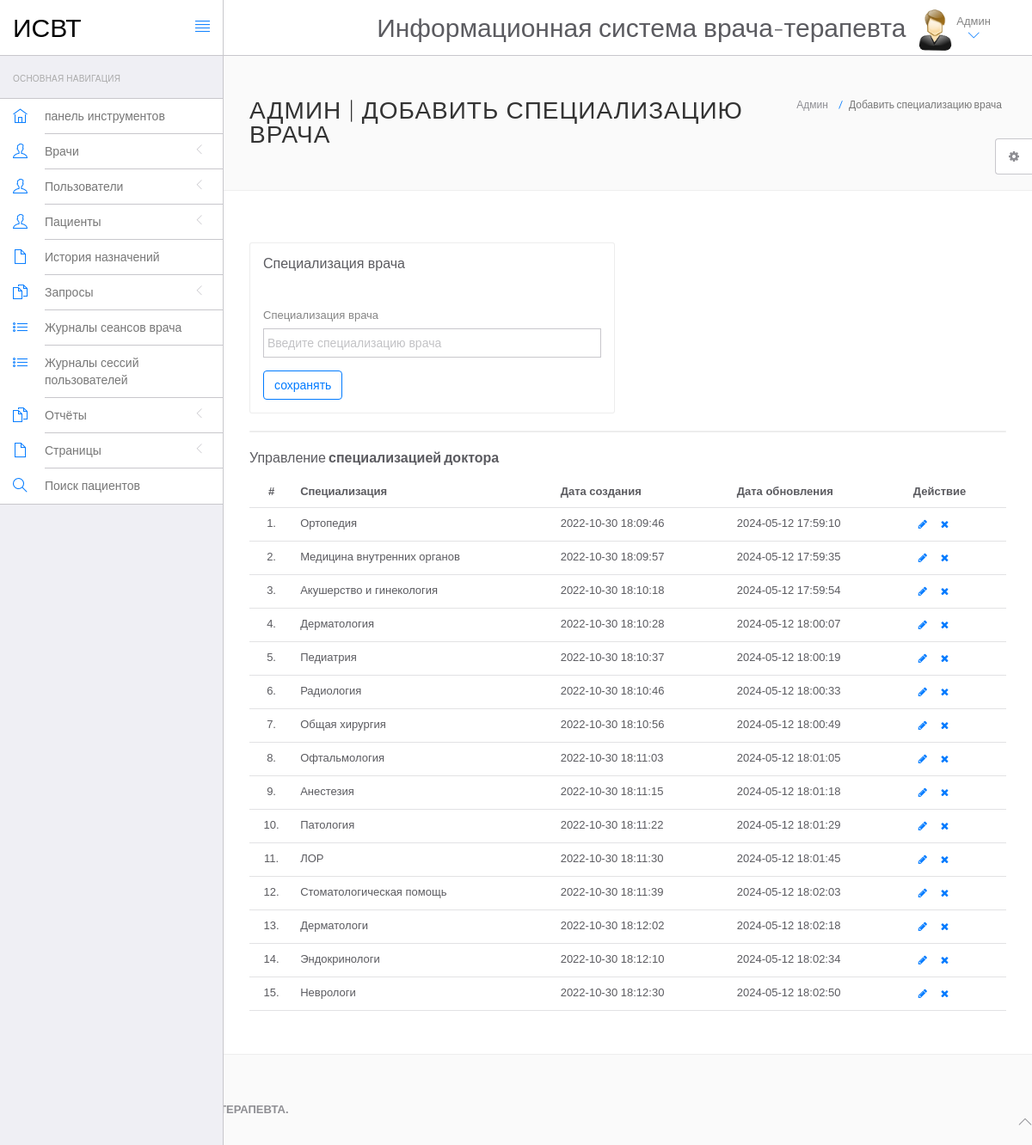
Page /hms/admin/doctor-specilization.php (signed in) on the committed database.
### tables this page shows
CREATE TABLE `doctorspecilization` (
  `id` int(11) NOT NULL,
  `specilization` varchar(255) DEFAULT NULL,
  `creationDate` timestamp NULL DEFAULT current_timestamp(),
  `updationDate` timestamp NULL DEFAULT NULL ON UPDATE current_timestamp()
);

### hms/admin/doctor-specilization.php (the view, shortened to what this page needs)
<?php
include('include/config.php');
if(strlen($_SESSION['id']==0)) {
 header('location:logout.php');
  } else{
?>
<!DOCTYPE html>
<html lang="en">
	<head>
		<link rel="stylesheet" href="vendor/bootstrap/css/bootstrap.min.css">
		<link rel="stylesheet" href="vendor/fontawesome/css/font-awesome.min.css">
		<link rel="stylesheet" href="vendor/themify-icons/themify-icons.min.css">
		<link href="vendor/animate.css/animate.min.css" rel="stylesheet" media="screen">
		<link href="vendor/perfect-scrollbar/perfect-scrollbar.min.css" rel="stylesheet" media="screen">
		<link href="vendor/switchery/switchery.min.css" rel="stylesheet" media="screen">
		<link href="vendor/bootstrap-touchspin/jquery.bootstrap-touchspin.min.css" rel="stylesheet" media="screen">
		<link href="vendor/select2/select2.min.css" rel="stylesheet" media="screen">
		<link href="vendor/bootstrap-datepicker/bootstrap-datepicker3.standalone.min.css" rel="stylesheet" media="screen">
		<link href="vendor/bootstrap-timepicker/bootstrap-timepicker.min.css" rel="stylesheet" media="screen">
		<link rel="stylesheet" href="assets/css/styles.css">
		<link rel="stylesheet" href="assets/css/plugins.css">
		<link rel="stylesheet" href="assets/css/themes/theme-1.css" id="skin_color" />
	</head>
	<body>
		<div id="app">
<?php include('include/sidebar.php');?>
			<div class="app-content">
						<?php include('include/header.php');?>
				<div class="main-content" >
					<div class="wrap-content container" id="container">
						<section id="page-title">
							<div class="row">
								<div class="col-sm-8">
									<h1 class="mainTitle">Админ | Добавить специализацию врача</h1>
																	</div>
								<ol class="breadcrumb">
									<li>
										<span>Админ</span>
									</li>
									<li class="active">
										<span>Добавить специализацию врача</span>
									</li>
								</ol>
							</div>
						</section>
						<div class="container-fluid container-fullw bg-white">
							<div class="row">
								<div class="col-md-12">
									<div class="row margin-top-30">
										<div class="col-lg-6 col-md-12">
											<div class="panel panel-white">
												<div class="panel-heading">
													<h5 class="panel-title">Специализация врача</h5>
												</div>
												<div class="panel-body">
													<form role="form" name="dcotorspcl" method="post" >
														<div class="form-group">
															<label for="exampleInputEmail1">
																Специализация врача
															</label>
							<input type="text" name="doctorspecilization" class="form-control"  placeholder="Введите специализацию врача">
														</div>
														<button type="submit" name="submit" class="btn btn-o btn-primary">
															сохранять
														</button>
													</form>
												</div>
											</div>
										</div>
											</div>
										</div>
									<div class="col-lg-12 col-md-12">
											<div class="panel panel-white">
											</div>
										</div>
									</div>
									<div class="row">
								<div class="col-md-12">
									<h5 class="over-title margin-bottom-15">Управление <span class="text-bold">специализацией доктора</span></h5>
									<table class="table table-hover" id="sample-table-1">
										<thead>
											<tr>
												<th class="center">#</th>
												<th>Специализация</th>
												<th class="hidden-xs">Дата создания</th>
												<th>Дата обновления</th>
												<th>Действие</th>
											</tr>
										</thead>
										<tbody>
<?php
$sql=mysqli_query($con,"select * from `doctorspecilization`");
$cnt=1;
while($row=mysqli_fetch_array($sql))
{
?>
											<tr>
												<td class="center"><?php echo $cnt;?>.</td>
												<td class="hidden-xs"><?php echo $row['specilization'];?></td>
												<td><?php echo $row['creationDate'];?></td>
												<td><?php echo $row['updationDate'];?>
												</td>
												<td >
												<div class="visible-md visible-lg hidden-sm hidden-xs">
							<a href="edit-doctor-specialization.php?id=<?php echo $row['id'];?>" class="btn btn-transparent btn-xs" tooltip-placement="top" tooltip="Edit"><i class="fa fa-pencil"></i></a>
	<a href="doctor-specilization.php?id=<?php echo $row['id']?>&del=delete" onClick="return confirm('Are you sure you want to delete?')"class="btn btn-transparent btn-xs tooltips" tooltip-placement="top" tooltip="Remove"><i class="fa fa-times fa fa-white"></i></a>
												</div>
												</td>
											</tr>
											<?php
$cnt=$cnt+1;
											 }?>
										</tbody>
									</table>
								</div>
							</div>
								</div>
							</div>
						</div>
					</div>
				</div>
	<?php include('include/footer.php');?>
	<?php include('include/setting.php');?>
	</body>
</html>
<?php } ?>

### hms/admin/assets/css/themes/theme-1.css (style rules this page uses)
body { background: #FAFAFA; }

### rows in the picture
doctorspecilization: specilization "Ортопедия", creationDate "2022-10-30 18:09:46", updationDate "2024-05-12 17:59:10"
doctorspecilization: specilization "Медицина внутренних органов", creationDate "2022-10-30 18:09:57", updationDate "2024-05-12 17:59:35"
doctorspecilization: specilization "Акушерство и гинекология", creationDate "2022-10-30 18:10:18", updationDate "2024-05-12 17:59:54"
doctorspecilization: specilization "Дерматология", creationDate "2022-10-30 18:10:28", updationDate "2024-05-12 18:00:07"
doctorspecilization: specilization "Педиатрия", creationDate "2022-10-30 18:10:37", updationDate "2024-05-12 18:00:19"
doctorspecilization: specilization "Радиология", creationDate "2022-10-30 18:10:46", updationDate "2024-05-12 18:00:33"
doctorspecilization: specilization "Общая хирургия", creationDate "2022-10-30 18:10:56", updationDate "2024-05-12 18:00:49"
doctorspecilization: specilization "Офтальмология", creationDate "2022-10-30 18:11:03", updationDate "2024-05-12 18:01:05"
doctorspecilization: specilization "Анестезия", creationDate "2022-10-30 18:11:15", updationDate "2024-05-12 18:01:18"
doctorspecilization: specilization "Патология", creationDate "2022-10-30 18:11:22", updationDate "2024-05-12 18:01:29"
doctorspecilization: specilization "ЛОР", creationDate "2022-10-30 18:11:30", updationDate "2024-05-12 18:01:45"
doctorspecilization: specilization "Стоматологическая помощь", creationDate "2022-10-30 18:11:39", updationDate "2024-05-12 18:02:03"
doctorspecilization: specilization "Дерматологи", creationDate "2022-10-30 18:12:02", updationDate "2024-05-12 18:02:18"
doctorspecilization: specilization "Эндокринологи", creationDate "2022-10-30 18:12:10", updationDate "2024-05-12 18:02:34"
doctorspecilization: specilization "Неврологи", creationDate "2022-10-30 18:12:30", updationDate "2024-05-12 18:02:50"
